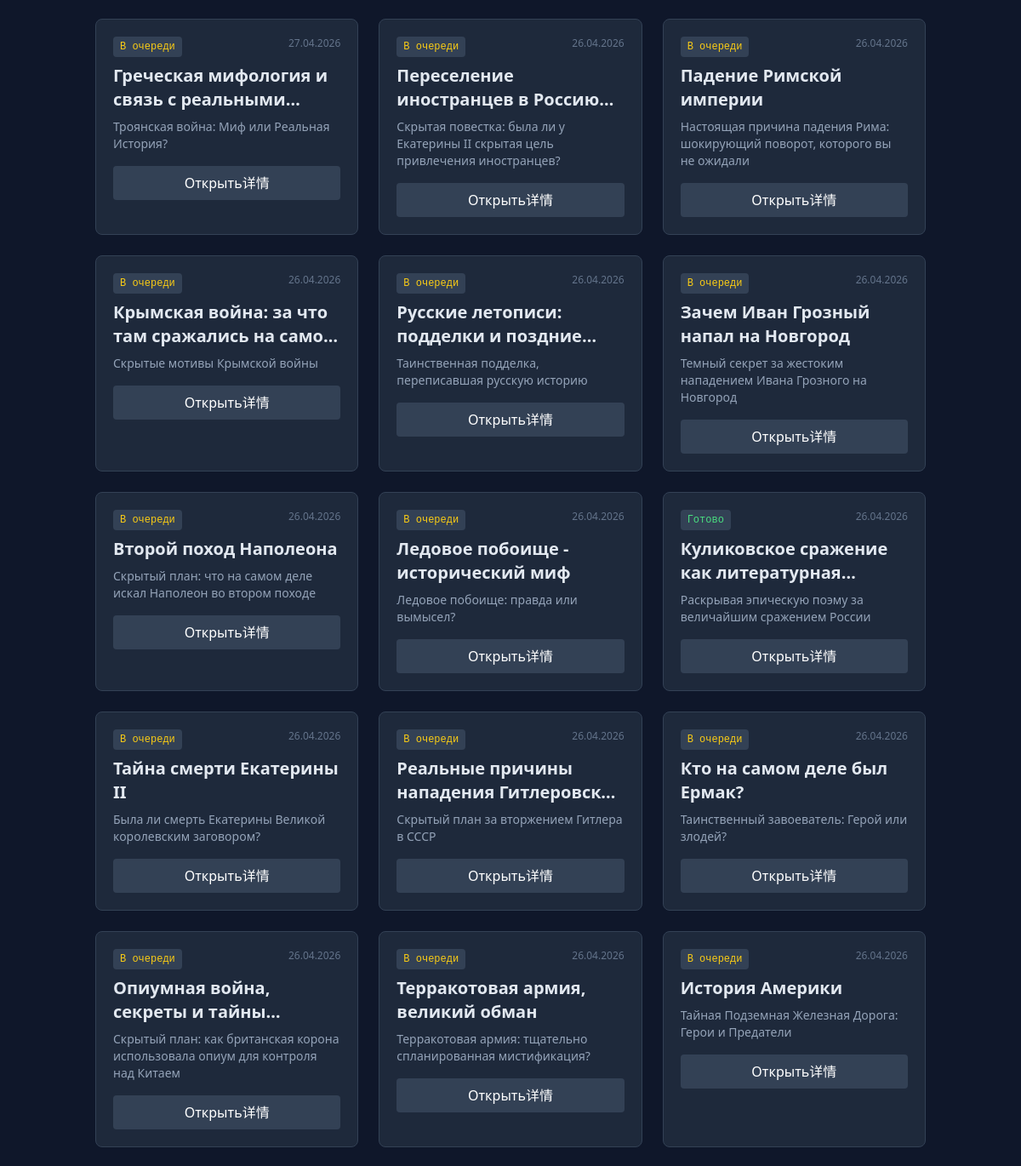
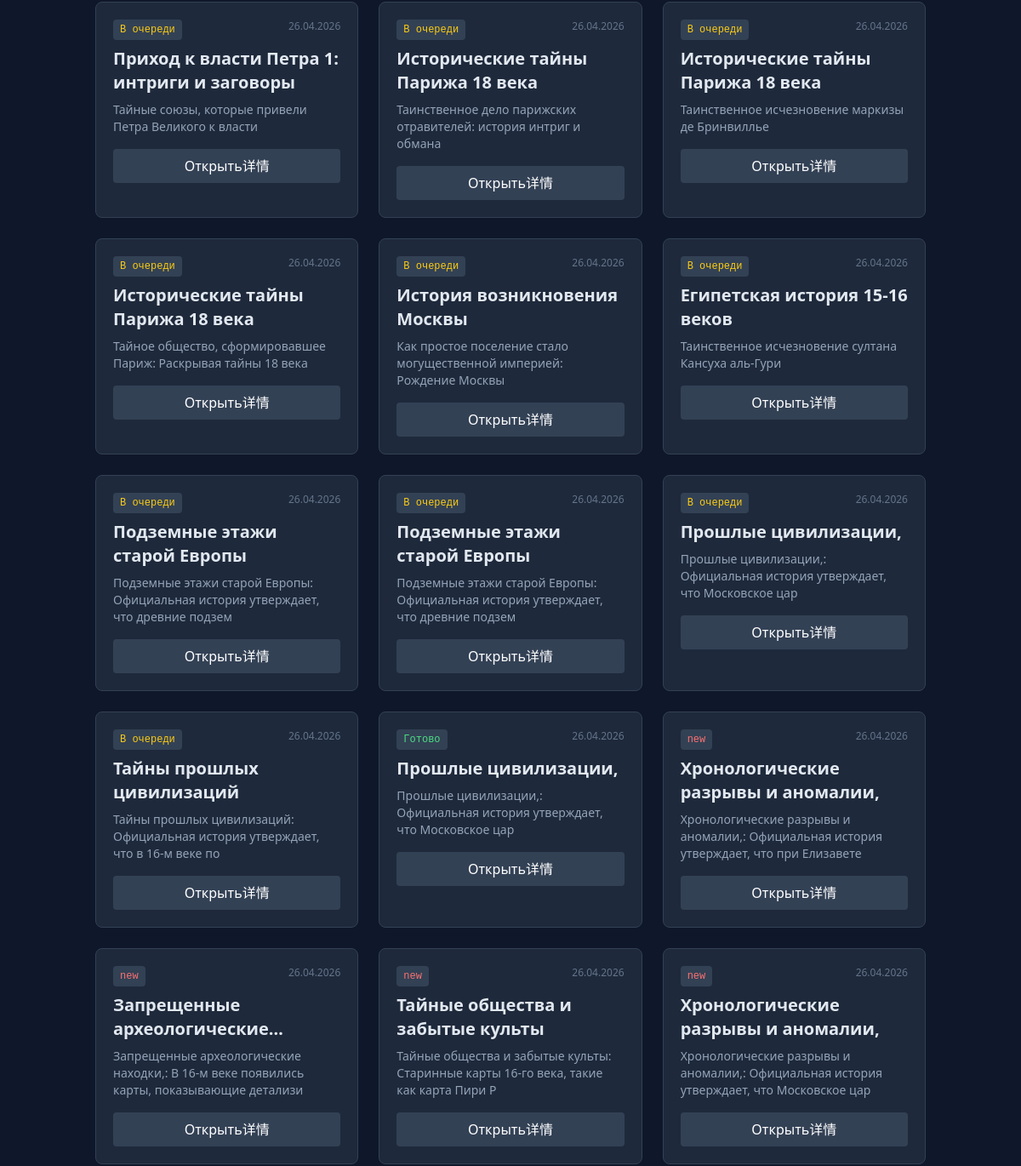
The app's page / (middle part), older data (2 pictures, top to bottom).
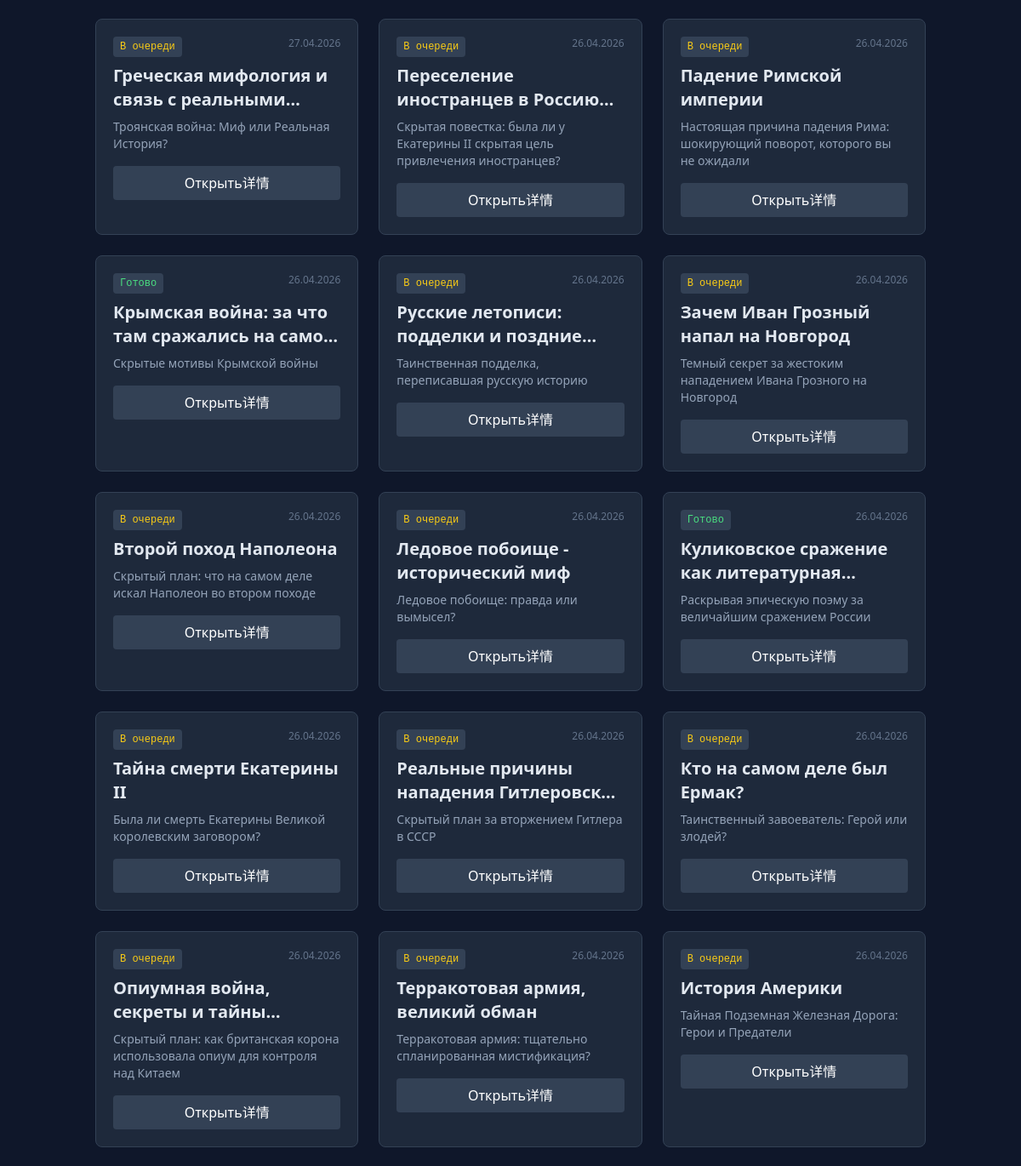
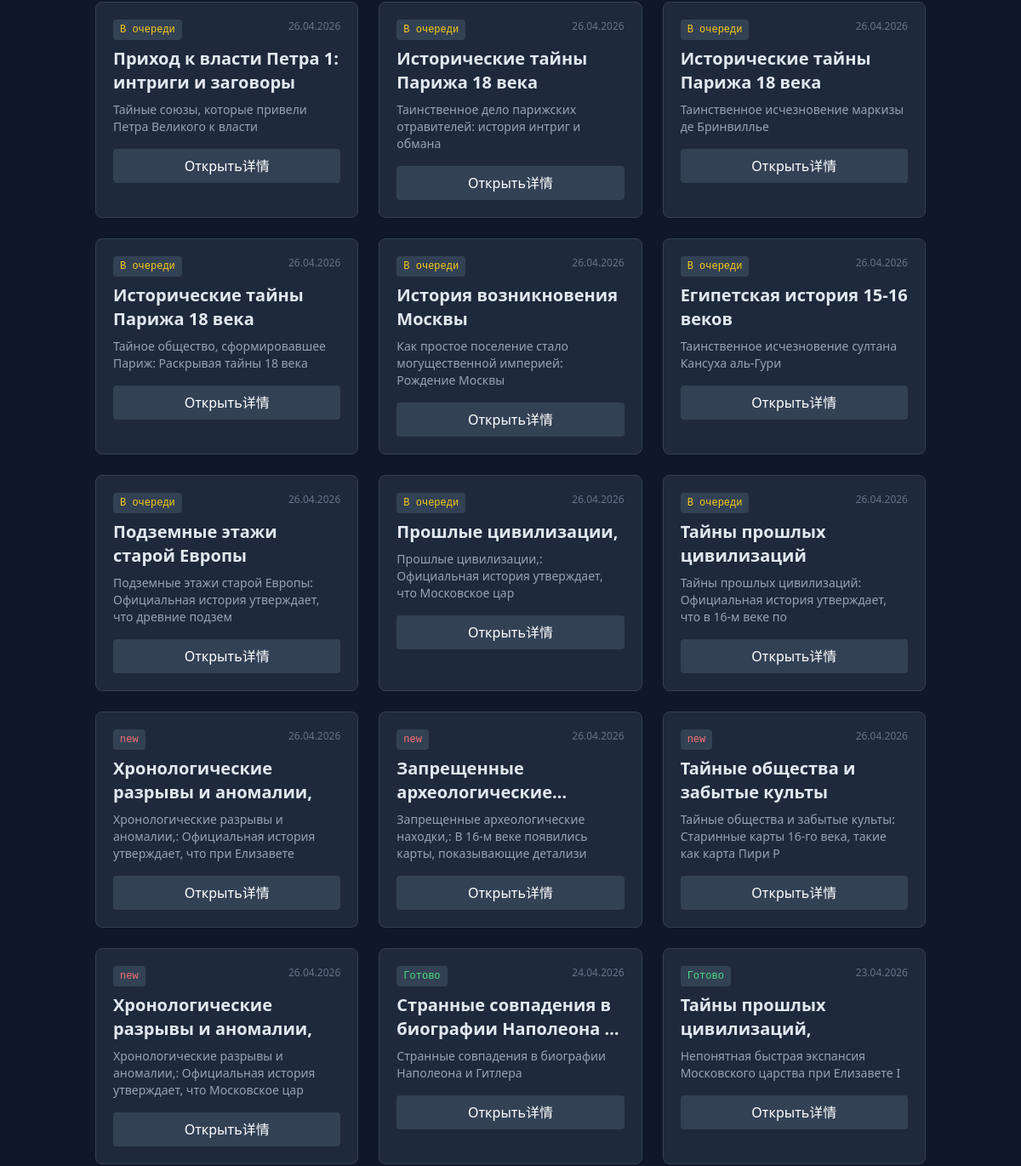
The same page, newer data (2 pictures, top to bottom).
### topics/models.py (models this page shows, shortened)
class VideoProject(models.Model):
    STATUS_CHOICES = [
        ('pending', 'В очереди'),
        ('processing', 'Генерируется'),
        ('completed', 'Готово'),
        ('failed', 'Ошибка'),
    ]
    topic = models.CharField("Тема видео", max_length=255)
    angle = models.TextField(
        "Ракурс / Парадокс", help_text="Основная идея или технологический парадокс")
    notes = models.TextField(
        "Заметки / Факты", help_text="Детальные факты, даты, имена, вопросы для исследования")
    status = models.CharField("Статус", max_length=20,
                              choices=STATUS_CHOICES, default='pending')
    output_file = models.FileField(
        "Готовое видео", upload_to='videos/', null=True, blank=True)
    idea_style = models.CharField(
        "Код промпта", max_length=100, null=True, blank=True)
    created_at = models.DateTimeField("Дата создания", auto_now_add=True)
    updated_at = models.DateTimeField("Дата обновления", auto_now=True)
    class Meta:
        verbose_name = "Идея"
        verbose_name_plural = "Идеи"
        ordering = ['-created_at']

### generator/views.py (the view)
# urls.py: path('', views.project_list, name='project_list'),
def project_list(request):
    projects = VideoProject.objects.all()
    return render(request, 'generator/project_list.html', {'projects': projects})

### generator/templates/generator/project_list.html (shortened to what this page needs)
{% extends 'generator/base.html' %}
{% block content %}
<div class="grid grid-cols-1 md:grid-cols-2 lg:grid-cols-3 gap-6">
    {% for project in projects %}
    <div class="card rounded-lg p-5 hover:border-blue-500 transition duration-200">
        <div class="flex justify-between items-start mb-2">
            <span class="text-xs font-mono px-2 py-1 rounded bg-slate-700
                {% if project.status == 'pending' %}text-yellow-400{% elif project.status == 'processing' %}text-blue-400{% elif project.status == 'completed' %}text-green-400{% else %}text-red-400{% endif %}">
                {{ project.get_status_display }}
            </span>
            <span class="text-slate-500 text-xs">{{ project.created_at|date:"d.m.Y" }}</span>
        </div>
        <h2 class="text-xl font-bold mb-2 line-clamp-2">{{ project.topic }}</h2>
        <p class="text-slate-400 text-sm mb-4 line-clamp-3">{{ project.angle }}</p>
        <a href="{% url 'generator:project_detail' project.pk %}" class="block text-center w-full bg-slate-700 hover:bg-slate-600 text-white py-2 rounded transition">
            Открыть详情
        </a>
    </div>
    {% empty %}
    <div class="col-span-full text-center text-slate-500 py-10">
        Проектов пока нет. <a href="{% url 'admin:generator_videoproject_add' %}" class="text-blue-400 underline">Создать первый</a>.
    </div>
    {% endfor %}
</div>
{% endblock %}

Row changes from the older to the newer data that the page shows:
removed VideoProject: status "В очереди", created_at "26.04.2026", topic "Подземные этажи старой Европы", angle "Подземные этажи старой Европы: Официальная история утверждает, что древние подзем"
removed VideoProject: status "Готово", created_at "26.04.2026", topic "Прошлые цивилизации,", angle "Прошлые цивилизации,: Официальная история утверждает, что Московское цар"
changed VideoProject "Скрытые мотивы Крымской войны": status "В очереди" → "Готово"
now on this page (row unchanged): VideoProject: status "Готово", created_at "24.04.2026", topic "Странные совпадения в биографии Наполеона…", angle "Странные совпадения в биографии Наполеона и Гитлера"
now on this page (row unchanged): VideoProject: status "Готово", created_at "23.04.2026", topic "Тайны прошлых цивилизаций,", angle "Непонятная быстрая экспансия Московского царства при Елизавете I"
